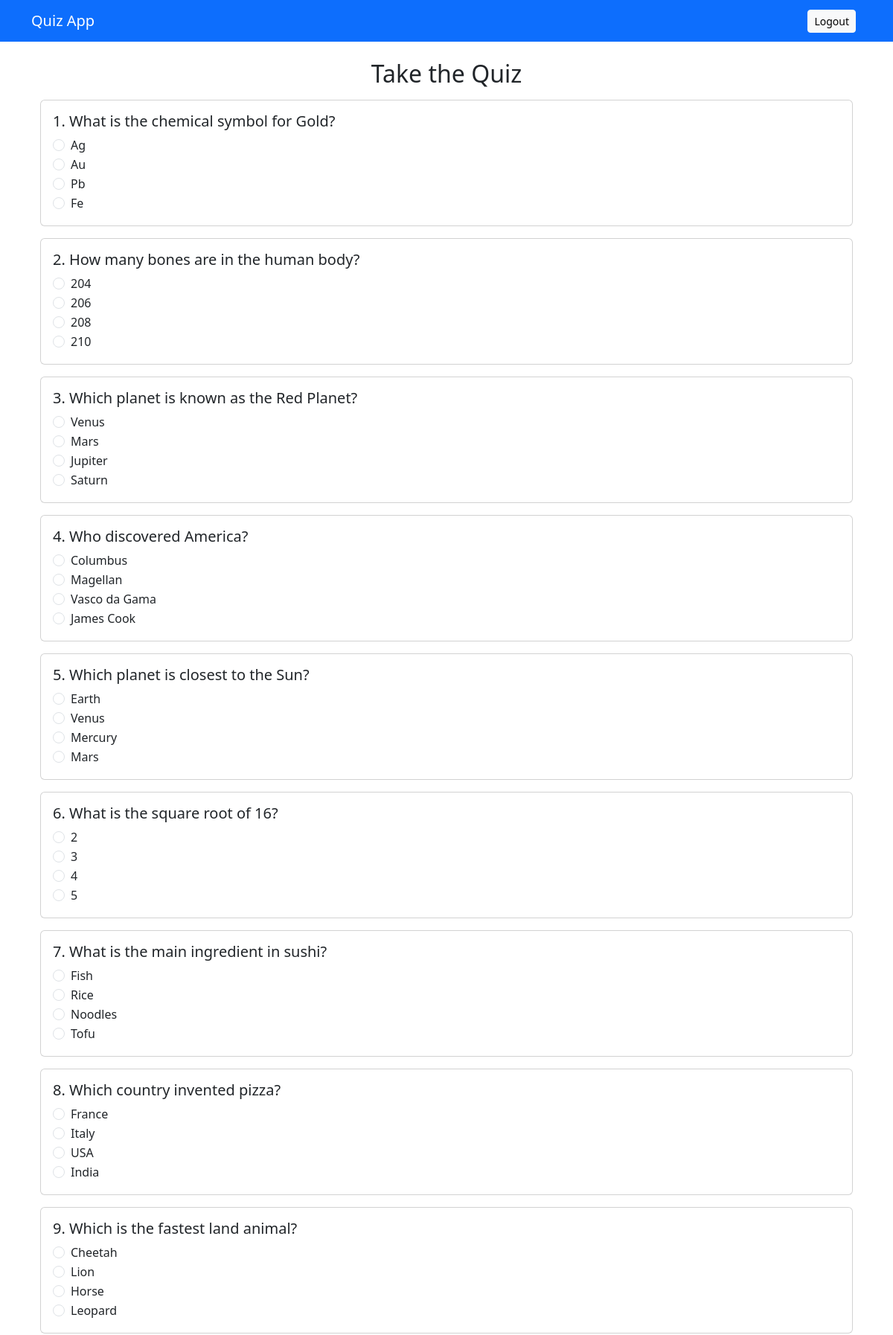
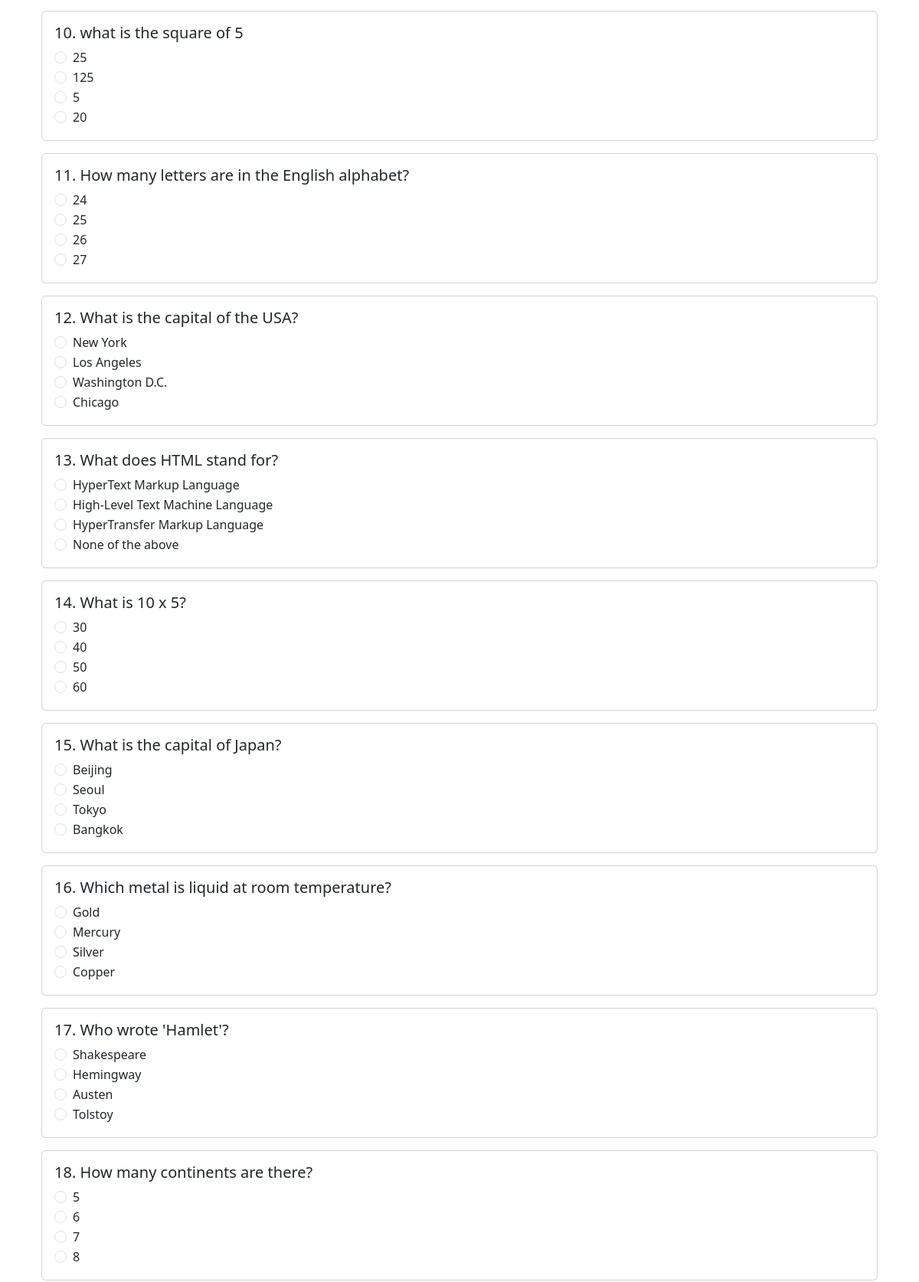
/quiz (signed in, upper part), run on the app's committed database (2 pictures, top to bottom).
### tables this page shows
CREATE TABLE questions (
    id INTEGER PRIMARY KEY AUTOINCREMENT,
    question TEXT NOT NULL,
    option_a TEXT NOT NULL,
    option_b TEXT NOT NULL,
    option_c TEXT NOT NULL,
    option_d TEXT NOT NULL,
    correct_option TEXT NOT NULL
);

### app.py (the view)
@app.route('/quiz', methods=['GET', 'POST'])
def quiz():
    if 'user_id' not in session:
        flash("Please login first", "warning")
        return redirect(url_for('login'))
    db_conn = get_db()
    if request.method == 'POST':
        score = 0
        for key in request.form:
            if key.startswith('answer_'):
                q_id = key.split('_')[1]
                user_answer = request.form.get(key)
                cur = db_conn.execute("SELECT correct_option FROM questions WHERE id = ?", (q_id,))
                question = cur.fetchone()
                if question and user_answer == question['correct_option']:
                    score += 1
        db_conn.execute("INSERT INTO results (user_id, score) VALUES (?, ?)", (session['user_id'], score))
        db_conn.commit()
        flash(f"You scored {score} out of 20", "info")
        return redirect(url_for('result'))
    else:
        cur = db_conn.execute("SELECT * FROM questions ORDER BY RANDOM() LIMIT 20")
        questions = cur.fetchall()
        return render_template('quiz.html', questions=questions)

### app.py (called while the page is built)
def get_db():
    database = getattr(g, '_database', None)
    if database is None:
        database = g._database = sqlite3.connect(DATABASE)
        database.row_factory = sqlite3.Row  # Allow accessing columns by name
    return database

@app.teardown_appcontext
def close_connection(exception):
    database = getattr(g, '_database', None)
    if database is not None:
        database.close()

### templates/quiz.html (shortened to what this page needs)
{% extends "base.html" %}
{% block content %}
<div class="container mt-4">
  <h2 class="text-center">Take the Quiz</h2>
  <form method="post">
    {% if questions %}
      {% for question in questions %}
        <div class="card my-3">
          <div class="card-body">
            <h5 class="card-title">{{ loop.index }}. {{ question.question }}</h5>
            <div class="form-check">
              <input class="form-check-input" type="radio" name="answer_{{ question.id }}" value="a" required>
              <label class="form-check-label">{{ question.option_a }}</label>
            </div>
            <div class="form-check">
              <input class="form-check-input" type="radio" name="answer_{{ question.id }}" value="b">
              <label class="form-check-label">{{ question.option_b }}</label>
            </div>
            <div class="form-check">
              <input class="form-check-input" type="radio" name="answer_{{ question.id }}" value="c">
              <label class="form-check-label">{{ question.option_c }}</label>
            </div>
            <div class="form-check">
              <input class="form-check-input" type="radio" name="answer_{{ question.id }}" value="d">
              <label class="form-check-label">{{ question.option_d }}</label>
            </div>
          </div>
        </div>
      {% endfor %}
    {% else %}
      <p class="text-danger">No questions available. Please contact the admin.</p>
    {% endif %}
  </form>
</div>
{% endblock %}

### templates/base.html (shortened to what this page needs)
<!DOCTYPE html>
<html lang="en">
<head>
  <link href="https://cdn.jsdelivr.net/npm/bootstrap@5.3.0/dist/css/bootstrap.min.css" rel="stylesheet">
</head>
<body>
  <nav class="navbar navbar-expand-lg navbar-dark bg-primary">
    <div class="container">
      <a class="navbar-brand" href="{{ url_for('quiz') }}">Quiz App</a>
      <div class="d-flex">
        {% if session.get('user_id') %}
          <a class="btn btn-light btn-sm mx-2" href="{{ url_for('logout') }}">Logout</a>
        {% else %}
          <a class="btn btn-light btn-sm mx-2" href="{{ url_for('login') }}">User Login</a>
          <a class="btn btn-warning btn-sm mx-2" href="{{ url_for('register') }}">Register</a>
          <a class="btn btn-danger btn-sm mx-2" href="{{ url_for('admin_login') }}">Admin Login</a>
        {% endif %}
      </div>
    </div>
  </nav>
  <div class="container mt-4">
    {% block content %}{% endblock %}
  </div>
</body>
</html>

### data on the page
questions: question "What is the chemical symbol for Gold?", option_a "Ag", option_b "Au", option_c "Pb", option_d "Fe"
questions: question "How many bones are in the human body?", option_a "204", option_b "206", option_c "208", option_d "210"
questions: question "Which planet is known as the Red Planet?", option_a "Venus", option_b "Mars", option_c "Jupiter", option_d "Saturn"
questions: question "Who discovered America?", option_a "Columbus", option_b "Magellan", option_c "Vasco da Gama", option_d "James Cook"
questions: question "Which planet is closest to the Sun?", option_a "Earth", option_b "Venus", option_c "Mercury", option_d "Mars"
questions: question "What is the square root of 16?", option_a "2", option_b "3", option_c "4", option_d "5"
questions: question "What is the main ingredient in sushi?", option_a "Fish", option_b "Rice", option_c "Noodles", option_d "Tofu"
questions: question "Which country invented pizza?", option_a "France", option_b "Italy", option_c "USA", option_d "India"
questions: question "Which is the fastest land animal?", option_a "Cheetah", option_b "Lion", option_c "Horse", option_d "Leopard"
questions: question "what is the square of 5", option_a "25", option_b "125", option_c "5", option_d "20"
questions: question "How many letters are in the English alphabet?", option_a "24", option_b "25", option_c "26", option_d "27"
questions: question "What is the capital of the USA?", option_a "New York", option_b "Los Angeles", option_c "Washington D.C.", option_d "Chicago"
questions: question "What does HTML stand for?", option_a "HyperText Markup Language", option_b "High-Level Text Machine Language", option_c "HyperTransfer Markup Language", option_d "None of the above"
questions: question "What is 10 x 5?", option_a "30", option_b "40", option_c "50", option_d "60"
questions: question "What is the capital of Japan?", option_a "Beijing", option_b "Seoul", option_c "Tokyo", option_d "Bangkok"
questions: question "Which metal is liquid at room temperature?", option_a "Gold", option_b "Mercury", option_c "Silver", option_d "Copper"
questions: question "Who wrote 'Hamlet'?", option_a "Shakespeare", option_b "Hemingway", option_c "Austen", option_d "Tolstoy"
questions: question "How many continents are there?", option_a "5", option_b "6", option_c "7", option_d "8"
